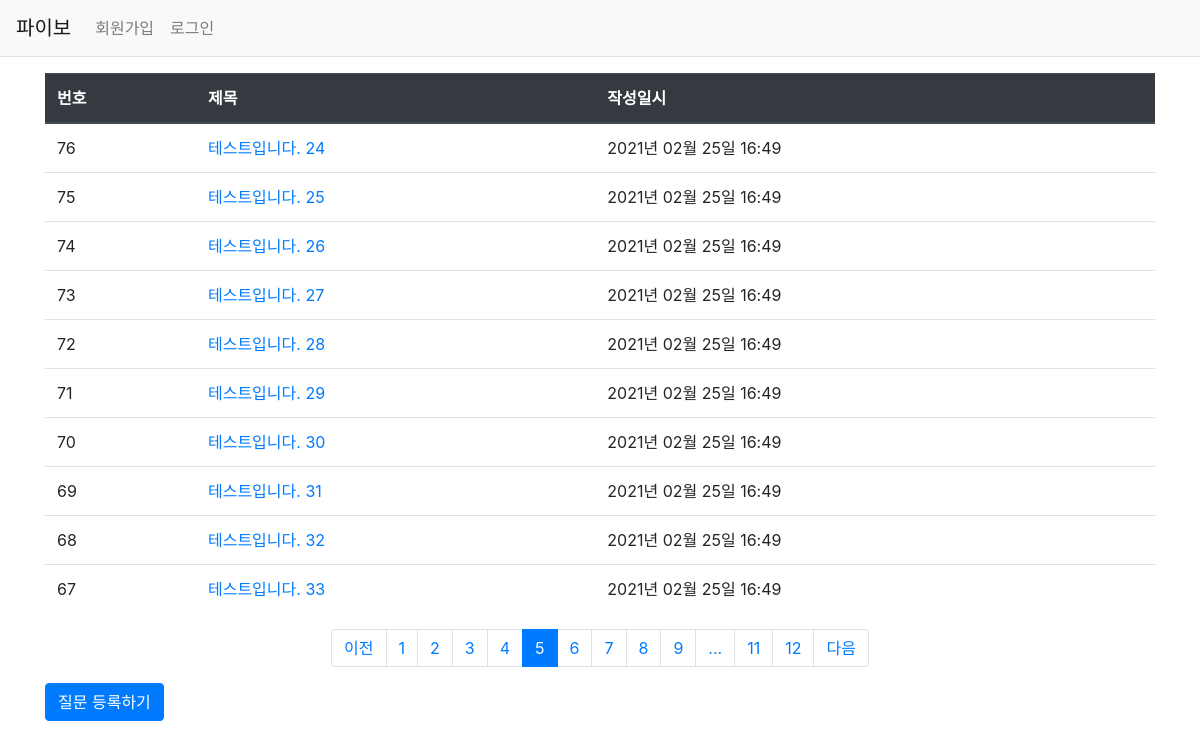
The page /question/list?page=5 on the database its author committed.
### Pybo/models.py (models this page shows)
class Question(db.Model):
    id = db.Column(db.Integer, primary_key=True)  # primary_key는 중복되지 않는 값임
    subject = db.Column(db.String(200), nullable=False)
    content = db.Column(db.Text(), nullable=False)
    create_date = db.Column(db.DateTime(), nullable=False)

### Pybo/views/question_views.py (the view)
@bp.route('/list')
def qlist():
    page = request.args.get('page', type=int, default=1)
    question_list = Question.query.order_by(Question.create_date.desc())
    question_list = question_list.paginate(page, per_page=10)
    print(question_list.total)
    print(question_list.per_page)
    print(question_list.iter_pages)
    print(question_list.prev_num)
    return render_template('question/question_list.html', question_list=question_list)

### Pybo/filter.py (called while the page is built)
def format_datetime(value, fmt='%Y년 %m월 %d일 %H:%M'):
    return value.strftime(fmt)

### Pybo/views/auth_views.py (called while the page is built)
@bp.before_app_request
def load_logged_ina_user():
    user_id = session.get('user_id')
    if user_id is None:
        g.user = None
    else:
        g.user = User.query.get(user_id)

### Pybo/templates/question/question_list.html (shortened to what this page needs)
{% extends 'base.html' %}
{% block content %}
<link rel="stylesheet" href="{{url_for('static', filename='bootstrap.min.css')}}">
<div class="container my-3">
    <table class="table">
        <thead>
            <tr class="thead-dark">
                <th>번호</th>
                <th>제목</th>
                <th>작성일시</th>
            </tr>
        </thead>
        <tbody>
            {% if question_list %}
                {% for question in question_list.items %}
                <tr>
                    <td>{{ question_list.total - ((question_list.page-1) * question_list.per_page) - loop.index0 }}</td>
                    <td>
                        <a href="{{ url_for('question.detail', question_id=question.id) }}"> {{question.subject}} </a>
                    </td>
                    <td>
                        {{ question.create_date | datetime }}
                    </td>
                </tr>
                {% endfor %}
            {% else %}
            <tr>
                <td colspan="'3">질문이 없습니다.</td>
            </tr>
            {% endif %}
        </tbody>
    </table>
    <ul class="pagination justify-content-center">
        {% if question_list.has_prev %}
        <li class="page-item">
            <a class="page-link" href="?page={{ question_list.prev_num }}">이전</a>
        </li>
        {% else %}
        <li class="page-item disabled">
            <a class="page-link" tabindex="-1" aria-disabled="true" href="#">이전</a>
        </li>
        {% endif %}
        {% for page_num in question_list.iter_pages() %}
            {% if page_num %}
                {% if page_num != question_list.page %}
                <li class="page-item">
                    <a class="page-link" href="?page={{ page_num }}">{{ page_num }}</a>
                </li>
                {% else %}
                <li class="page-item active" aria-current="page">
                    <a class="page-link" href="#">{{ page_num }}</a>
                </li>
                {% endif %}
           {% else %}
                <li class="disabled">
                    <a class="page-link" href="#">...</a>
                </li>
           {% endif %}
        {% endfor %}
        {% if question_list.has_next %}
        <li class="page-item">
            <a class="page-link" href="?page={{ question_list.next_num }}">다음</a>
        </li>
        {% else %}
        <li class="page-item disabled">
            <a class="page-link" tabindex="-1" aria-disabled="true" href="#">다음</a>
        </li>
        {% endif %}
    </ul>
    <a href="{{url_for('question.create')}}" class="btn btn-primary">질문 등록하기</a>
</div>
{% endblock %}

### rows shown on the page
Question: total "76", subject "테스트입니다. 24", create_date "2021년 02월 25일 16:49"
Question: total "75", subject "테스트입니다. 25", create_date "2021년 02월 25일 16:49"
Question: total "74", subject "테스트입니다. 26", create_date "2021년 02월 25일 16:49"
Question: total "73", subject "테스트입니다. 27", create_date "2021년 02월 25일 16:49"
Question: total "72", subject "테스트입니다. 28", create_date "2021년 02월 25일 16:49"
Question: total "71", subject "테스트입니다. 29", create_date "2021년 02월 25일 16:49"
Question: total "70", subject "테스트입니다. 30", create_date "2021년 02월 25일 16:49"
Question: total "69", subject "테스트입니다. 31", create_date "2021년 02월 25일 16:49"
Question: total "68", subject "테스트입니다. 32", create_date "2021년 02월 25일 16:49"
Question: total "67", subject "테스트입니다. 33", create_date "2021년 02월 25일 16:49"

### other values the page prints
{{ page_num }} "1" "2" "3" "4" "6" "7" "8" "9" "11" "12"
{{ page_num }} "5"
